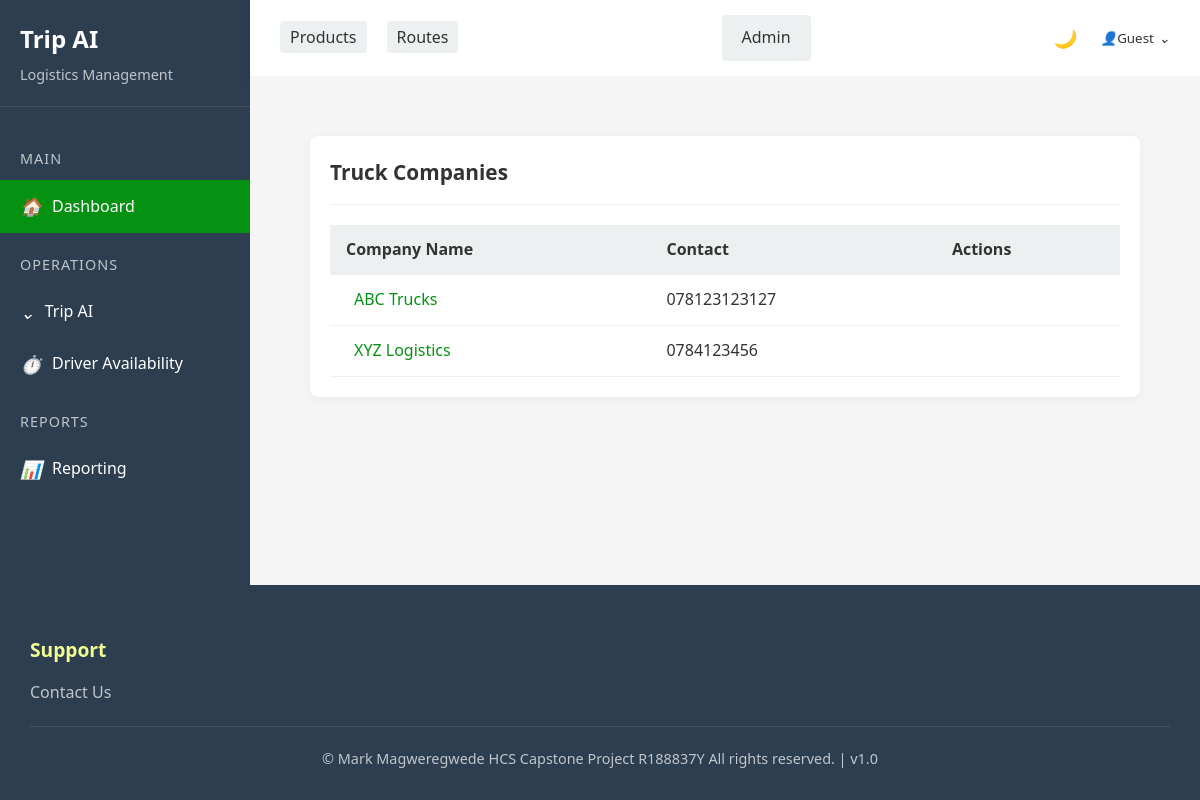
/app/truckcompany/, run on an earlier commit of the app's database.
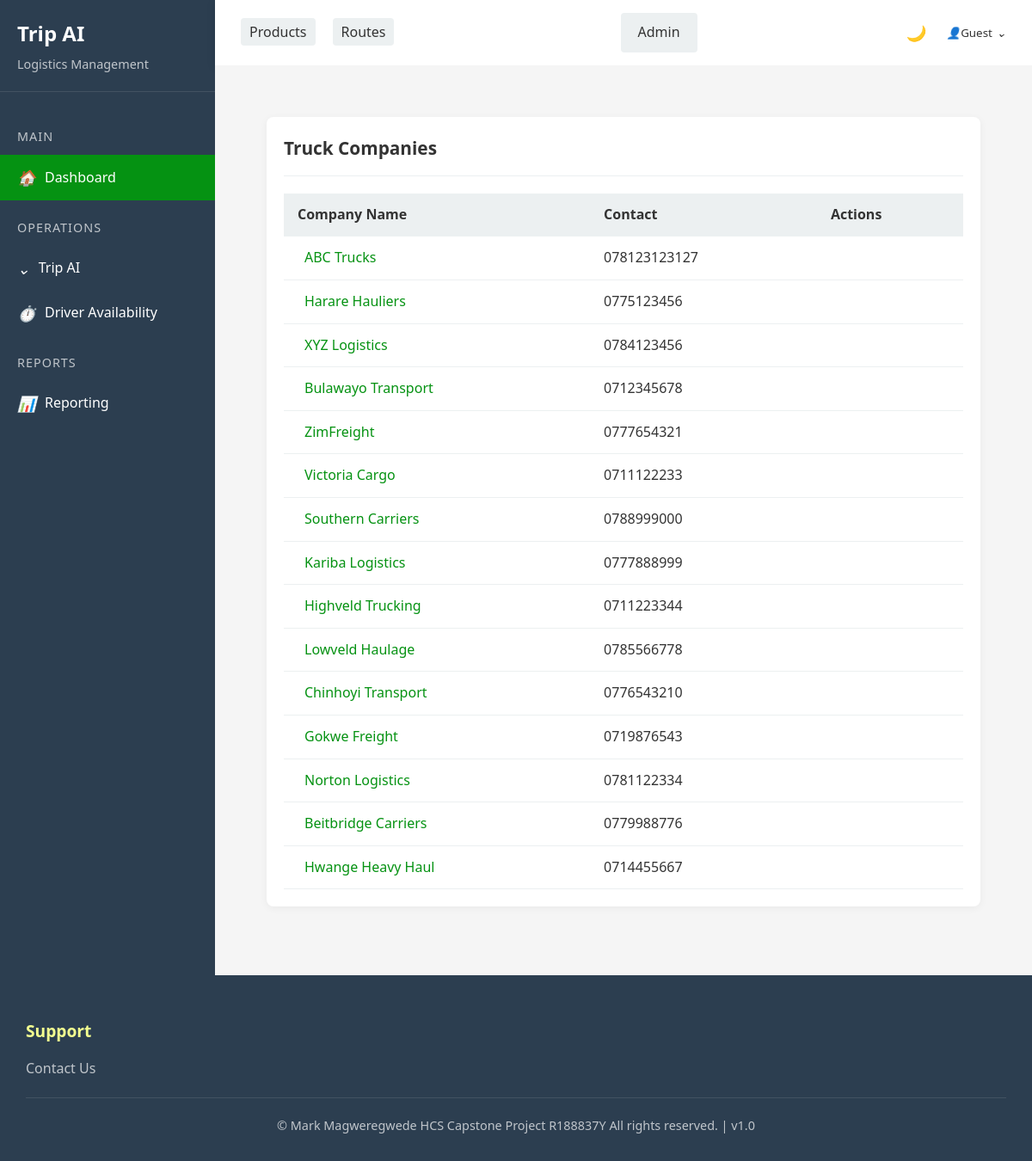
And on a later commit of the database.
### triplog/models.py (models this page shows, shortened)
class TruckCompany(models.Model):
    name = models.CharField(max_length=255)
    contact = models.CharField(max_length=20)
    email = models.CharField(max_length=30)
    address = models.CharField(max_length=255)
    def get_absolute_url(self):
        return reverse("truckcompany_detail", kwargs={"pk": self.pk})

### triplog/views.py (the view)
# urls.py: path("truckcompany/", TruckCompanyListView.as_view(), name="truckcompany_list"),
class TruckCompanyListView(ListView):
    model = TruckCompany
    template_name = "truckCompany/truckcompany_list.html"

### templates/truckCompany/truckcompany_list.html (shortened to what this page needs)
{% extends 'base.html' %}
{% block content %}
<div class="content-area">
    <div class="card">
        <div class="card-header">
            <h2> Truck Companies</h2>
        </div>
        <div class="card-body">
            <div class="table-responsive">
                <table class="company-table">
                    <thead>
                        <tr>
                            <th>Company Name</th>
                            <th>Contact</th>
                            <th class="actions">Actions</th>
                        </tr>
                    </thead>
                    <tbody>
                        {% for truckcompany in truckcompany_list %}
                        <tr>
                            <td>
                                <a href="{{ truckcompany.get_absolute_url }}" class="company-link">
                                     {{ truckcompany.name }}
                                </a>
                            </td>
                            <td>{{ truckcompany.contact }}</td>
                            <td class="actions">
                            </td>
                        </tr>
                        {% endfor %}
                    </tbody>
                </table>
            </div>
        </div>
    </div>
</div>
{% endblock %}

What changed in the data, as far as the page shows it:
added TruckCompany: name "Harare Hauliers", contact "0775123456"
added TruckCompany: name "Bulawayo Transport", contact "0712345678"
added TruckCompany: name "ZimFreight", contact "0777654321"
added TruckCompany: name "Victoria Cargo", contact "0711122233"
added TruckCompany: name "Southern Carriers", contact "0788999000"
added TruckCompany: name "Kariba Logistics", contact "0777888999"
added TruckCompany: name "Highveld Trucking", contact "0711223344"
added TruckCompany: name "Lowveld Haulage", contact "0785566778"
added TruckCompany: name "Chinhoyi Transport", contact "0776543210"
added TruckCompany: name "Gokwe Freight", contact "0719876543"
added TruckCompany: name "Norton Logistics", contact "0781122334"
added TruckCompany: name "Beitbridge Carriers", contact "0779988776"
added TruckCompany: name "Hwange Heavy Haul", contact "0714455667"
